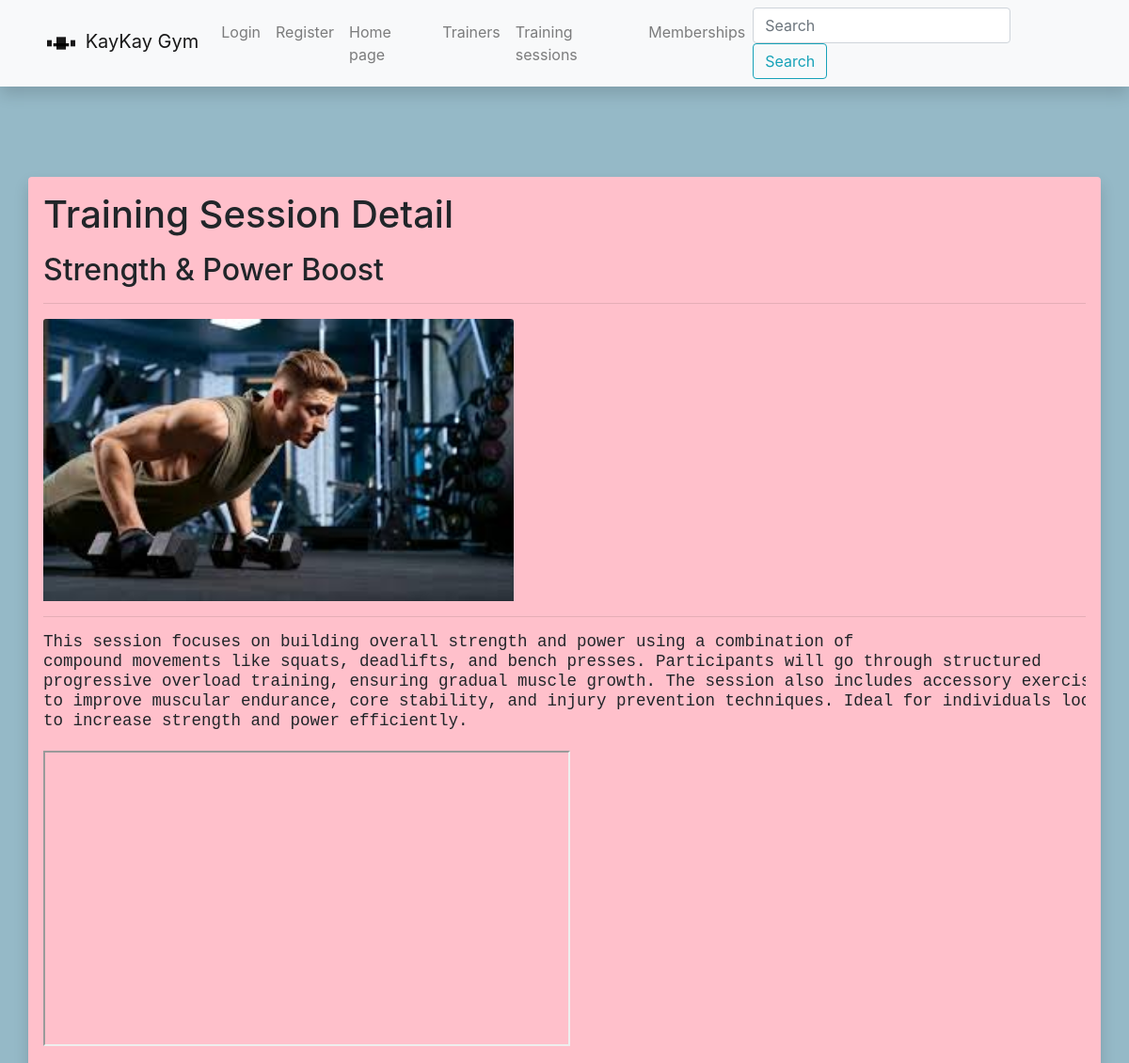
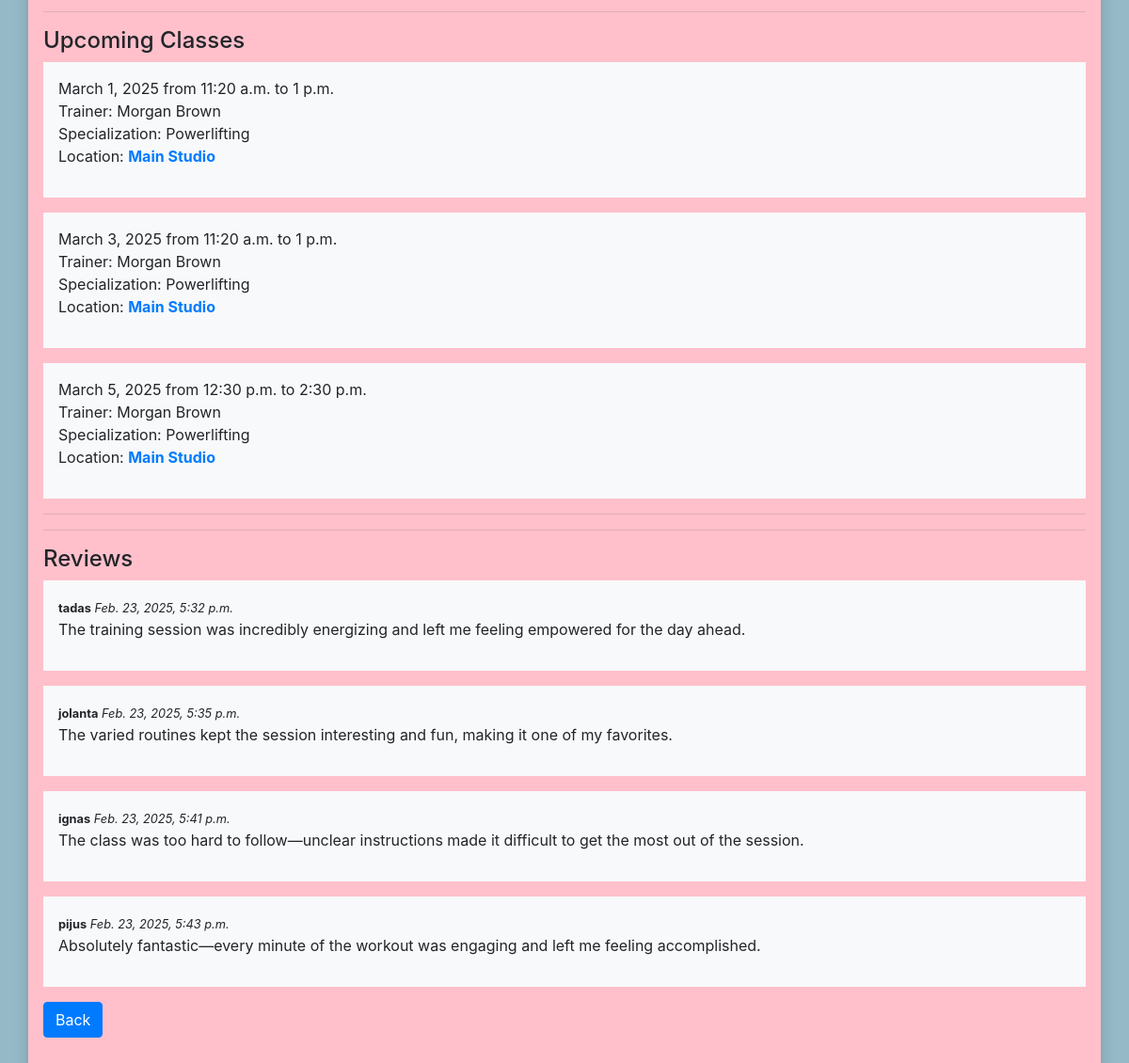
Page /gym/trainingsession/6 on the committed database (2 pictures, top to bottom).
### gym/models.py (models this page shows, shortened)
class TrainingSession(models.Model):
    name = models.CharField('Name', max_length=50, help_text='Enter training sessions name')
    duration = models.DurationField(default="01:00:00", help_text="Default time is 1 hour")
    description = HTMLField()
    ts_cover = models.ImageField('training session cover',
                                 upload_to='covers/ts_covers',
                                 null=True,
                                 blank=True)

class Schedule(models.Model):
    max_capacity = models.PositiveIntegerField('Capacity', null=True, blank=True,
                                               help_text="Enter max capacity")
    date = models.DateField('date', help_text="Enter date", default=date.today)
    trainer = models.ForeignKey(Trainer, on_delete=SET_NULL, null=True, blank=True)
    training_session = models.ForeignKey(TrainingSession, on_delete=SET_NULL,
                                         null=True, blank=True, related_name='schedule')
    start_time = models.TimeField('Start time',
                                  help_text='Enter start time',
                                  default=get_current_time)
    end_time = models.TimeField('End time',
                                help_text='Enter End time',
                                default=get_current_time)
    LOCATION_NAME = (
        ('1', 'Main Studio'),
        ('2', 'Yoga Room'),
        ('3', 'Cardio Zone'),
        ('4', 'Outdoor Terrace'),
        ('5', 'Functional Training Area'),
    )
    location = models.CharField('Location',
                                max_length=1,
                                choices=LOCATION_NAME,
                                default='1',
                                blank=True,
                                help_text="Gym class locations"
                                )

class Trainer(models.Model):
    first_name = models.CharField('Name', max_length=50, help_text='Enter your name')
    last_name = models.CharField('Surname', max_length=50, help_text='Enter your surname')
    email = models.CharField('Email', max_length=50, help_text="Enter email adress")
    specialization = models.CharField('Specialization', max_length=100, default='Specialization....')
    professional_history = HTMLField()
    cover = models.ImageField(upload_to='covers/trainer_covers', blank=True, null=True)
    class Meta:
        ordering = ('last_name', 'first_name')

class TrainingSessionReview(models.Model):
    date_created = models.DateTimeField(auto_now_add=True)
    content = models.TextField('Review', max_length=2000)
    training_session = models.ForeignKey(TrainingSession, on_delete=models.CASCADE, blank=True)
    reviewer = models.ForeignKey(User, on_delete=models.SET_NULL, null=True, blank=True)

### gym/views.py (the view, shortened to what this page needs)
# urls.py: path('trainingsession/<int:pk>', views.TrainingSessionDetailView.as_view(), name='trainingsession-one'),
class TrainingSessionDetailView(generic.edit.FormMixin, generic.DetailView):
    model = TrainingSession
    context_object_name = 'trainingsession'
    template_name = 'training_session.html'
    form_class = TrainingSessionReviewForm

### gym/forms.py
class TrainingSessionReviewForm(forms.ModelForm):
    class Meta:
        model = TrainingSessionReview
        fields = ('content', 'training_session', 'reviewer')
        widgets = {
            'training_session': forms.HiddenInput(),
            'reviewer': forms.HiddenInput()
        }

### gym/templates/training_session.html (shortened to what this page needs)
{% extends 'base.html' %}
{% load static %}
{% block content %}
<div class="mb-4">
    <div class="row">
        <div class="container mt-5 shadow rounded" style="background-color: pink; padding: 1rem; max-width: 1200px;">
            <h1 class="mb-3">Training Session Detail</h1>
            <h2 class="mb-3">{{ trainingsession.name }}</h2>
            <hr>
            <div class="mb-3">
                {% if trainingsession.ts_cover %}
                <img src="{{ trainingsession.ts_cover.url }}" class="card-img-top" style="max-width: 500px;"
                     alt="{{ trainingsession.name }}">
                {% else %}
                <img src="{% static 'img/no-image.png' %}" class="card-img-top" style="max-width: 500px;"
                     alt="No image available">
                {% endif %}
            </div>
            <div class="mb-4">
                <hr>
                <h5>{{ trainingsession.description|safe }}</h5>
            </div>
            <hr>
            <div class="">
                <h4>Upcoming Classes</h4>
                {% for schedule in trainingsession.schedule.all %}
                <div class="mb-3 p-3 bg-light">
                    <p>
                        {{ schedule.date }} from {{ schedule.start_time }} to {{ schedule.end_time }}<br>
                        Trainer: {{ schedule.trainer.first_name }} {{ schedule.trainer.last_name }}<br>
                        Specialization: {{ schedule.trainer.specialization }}<br>
                        Location:
                        <span class="font-weight-bold
                      {% if schedule.location == '1' %}text-primary
                      {% elif schedule.location == '2' %}text-success
                      {% elif schedule.location == '3' %}text-info
                      {% elif schedule.location == '4' %}text-warning
                      {% elif schedule.location == '5' %}text-danger
                      {% else %}text-muted{% endif %}">
                      {{ schedule.get_location_display }}
                    </span>
                    </p>
                </div>
                {% empty %}
                <p class="text-muted">No upcoming classes available.</p>
                {% endfor %}
            </div>
            <hr>
            <hr>
            <div>
                <h4>Reviews</h4>
                {% for review in trainingsession.trainingsessionreview_set.all %}
                <div class="mb-3 p-3 bg-light">
                    <small>
                        <strong>{{ review.reviewer }}</strong> <em>{{ review.date_created }}</em>
                    </small>
                    <p>{{ review.content }}</p>
                </div>
                {% empty %}
                <p class="text-muted">Training session has no reviews...</p>
                {% endfor %}
            </div>
            <div class="mb-4">
                <a href="{% url 'trainingsessions-all' %}" class="btn btn-primary">Back</a>
            </div>
        </div>
    </div>
</div>
{% endblock %}

### gym/static/css/styles.css (style rules this page uses)
body { background-color: #95B9C7; }

### rows in the picture
TrainingSession: name "Strength & Power Boost", ts_cover (picture), description "This session focuses on building overall strength and power using a combination of compound movements like squats, deadlifts, and bench presses. Participants will go through structured progressive overload training, ensuring gradual muscle growth. The session also includes accessory to improve muscular endurance, core stability, and injury prevention techniques. Ideal for individuals to increase strength and power efficiently."
Schedule: date "March 1, 2025", start_time "11:20 a.m.", end_time "1 p.m.", trainer.first_name "Morgan", trainer.last_name "Brown", trainer.specialization "Powerlifting", location "Main Studio"
Schedule: date "March 3, 2025", start_time "11:20 a.m.", end_time "1 p.m.", trainer.first_name "Morgan", trainer.last_name "Brown", trainer.specialization "Powerlifting", location "Main Studio"
Schedule: date "March 5, 2025", start_time "12:30 p.m.", end_time "2:30 p.m.", trainer.first_name "Morgan", trainer.last_name "Brown", trainer.specialization "Powerlifting", location "Main Studio"
TrainingSessionReview: reviewer "tadas", date_created "Feb. 23, 2025, 5:32 p.m.", content "The training session was incredibly energizing and left me feeling empowered for the day ahead."
TrainingSessionReview: reviewer "jolanta", date_created "Feb. 23, 2025, 5:35 p.m.", content "The varied routines kept the session interesting and fun, making it one of my favorites."
TrainingSessionReview: reviewer "ignas", date_created "Feb. 23, 2025, 5:41 p.m.", content "The class was too hard to follow—unclear instructions made it difficult to get the most out of the session."
TrainingSessionReview: reviewer "pijus", date_created "Feb. 23, 2025, 5:43 p.m.", content "Absolutely fantastic—every minute of the workout was engaging and left me feeling accomplished."
